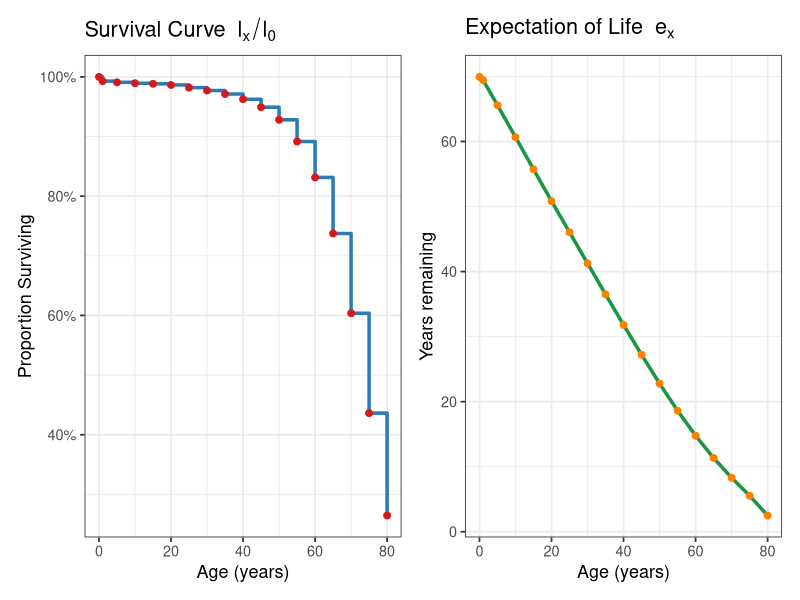
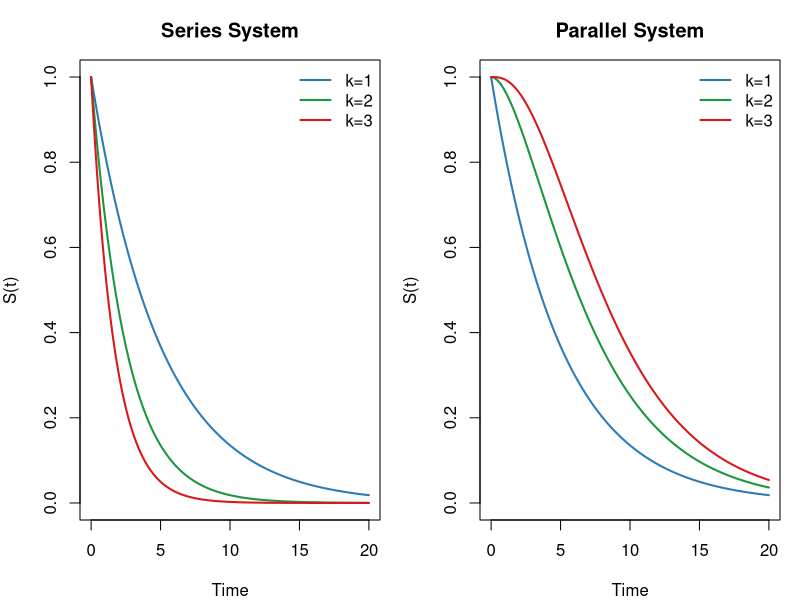

Here is the R script that generated these plots, in order:
## ---- chunk 1
#| label: setup-lt
#| echo: false
suppressPackageStartupMessages({
  library(ggplot2); library(dplyr); library(knitr); library(kableExtra)
})
theme_set(theme_bw(base_size = 13))
## ---- chunk 2
#| label: tbl-lifetable
#| tbl-cap: "Complete life table constructed from age-specific death rates"

# Input: age-specific central death rates (per 1000 per year)
lt <- data.frame(
  x  = c(0,1,5,10,15,20,25,30,35,40,45,50,55,60,65,70,75,80),
  n  = c(1,4,5,5,5,5,5,5,5,5,5,5,5,5,5,5,5,5),
  mx = c(7.2,0.5,0.3,0.2,0.4,0.9,1.0,1.2,1.8,2.8,4.5,8.0,
         14.0,24.0,40.0,65.0,100.0,180.0) / 1000
)

# Compute qx (Reed-Merrell approximation: qx = 1 - exp(-n*mx) for small mx)
lt$qx <- 1 - exp(-lt$n * lt$mx)
lt$qx[nrow(lt)] <- 1.0          # everyone dies in final interval

# Compute lx and dx
l0 <- 100000
lt$lx <- numeric(nrow(lt))
lt$lx[1] <- l0
for (i in 2:nrow(lt)) lt$lx[i] <- lt$lx[i-1] * (1 - lt$qx[i-1])
lt$dx <- lt$lx * lt$qx

# Person-years
lt$Lx <- ifelse(lt$n == 1,
                lt$lx - 0.1 * lt$dx,            # infant
                lt$n * (lt$lx - lt$dx / 2))

# T_x and e_x
lt$Tx <- rev(cumsum(rev(lt$Lx)))
lt$ex <- lt$Tx / lt$lx

lt |>
  mutate(across(c(mx,qx), \(x) round(x,4)),
         across(c(lx,dx,Lx,Tx), \(x) round(x,0)),
         ex = round(ex,1)) |>
  kbl(col.names = c("x","n","m_x","q_x","l_x","d_x","L_x","T_x","e_x"),
      align = "c") |>
  kable_styling(bootstrap_options = c("striped","hover","condensed"),
                full_width = FALSE, position = "center",
                font_size = 12)
## ---- chunk 3
#| label: fig-lt-survival
#| fig-cap: "Survival curve and expectation of life from the life table"
#| fig-align: center
#| fig-width: 9
#| fig-height: 4

p1 <- ggplot(lt, aes(x = x, y = lx / l0)) +
  geom_step(colour = "#2C7BB6", linewidth = 1.2) +
  geom_point(colour = "#D7191C", size = 2) +
  scale_y_continuous(labels = scales::percent) +
  labs(title = expression(paste("Survival Curve  ", l[x]/l[0])),
       x = "Age (years)", y = "Proportion Surviving")

p2 <- ggplot(lt, aes(x = x, y = ex)) +
  geom_line(colour = "#1A9641", linewidth = 1.2) +
  geom_point(colour = "#FF7F00", size = 2) +
  labs(title = expression(paste("Expectation of Life  ", e[x])),
       x = "Age (years)", y = "Years remaining")

library(patchwork)
p1 + p2
## ---- chunk 4
#| label: fig-systems
#| fig-cap: "Survival functions for series and parallel systems with k identical Exp(0.2) components"
#| fig-align: center
#| fig-width: 8
#| fig-height: 4

t   <- seq(0, 20, by = 0.1)
lam <- 0.2
k_vals <- c(1, 2, 3)
cols <- c("#2C7BB6","#1A9641","#D7191C")

par(mfrow = c(1,2), mar = c(4,4,3,1))

# Series
plot(t, exp(-lam*t), type="l", col=cols[1], lwd=2,
     ylim=c(0,1), xlab="Time", ylab="S(t)",
     main="Series System")
for (i in 2:3) lines(t, exp(-i*lam*t), col=cols[i], lwd=2)
legend("topright", legend=paste0("k=",k_vals),
       col=cols, lwd=2, bty="n")

# Parallel
plot(t, 1-(1-exp(-lam*t))^1, type="l", col=cols[1], lwd=2,
     ylim=c(0,1), xlab="Time", ylab="S(t)",
     main="Parallel System")
for (i in 2:3) lines(t, 1-(1-exp(-lam*t))^i, col=cols[i], lwd=2)
legend("topright", legend=paste0("k=",k_vals),
       col=cols, lwd=2, bty="n")
